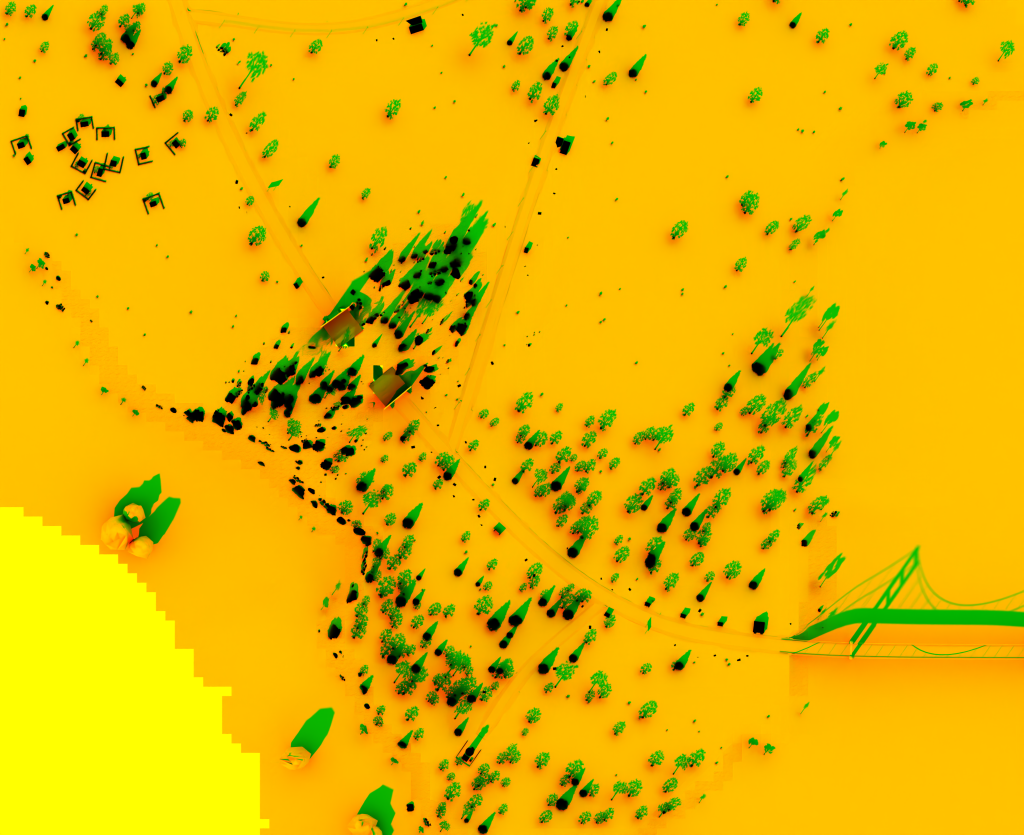
#> input picture godot/assets/bake_coast.png, 2048 x 1669 px (shown at 1/2 size)
$ python lite.py ../../godot/assets/livery_digits.png
#> lines starting #> are read from the running program, lines starting #| are printed output that depends on the picture
"""Lite build (smaller download for older phones): every picture over 512 px in godot/assets is halved (a quarter of
the memory and download), and godot/lite.cfg makes the game start on LOW graphics. Run on a copy of the project in CI.
usage: python3 lite.py <godot dir>"""
import os, sys
from PIL import Image
G = sys.argv[1]; KEEP = ('livery_digits.png', 'minimap.png', 'icon.png'); n = 0; saved = 0
for root, _, files in os.walk(os.path.join(G, 'assets')):
    for f in files:
        if not f.lower().endswith(('.png', '.jpg', '.jpeg')) or f in KEEP: continue
        p = os.path.join(root, f); im = Image.open(p)
#> further down, im is the input picture: PIL image 2048x1669 RGB; mean R, G, B 232.9, 182.4, 0
        if max(im.size) <= 512: continue
        b = os.path.getsize(p); im = im.resize((max(1, im.size[0] // 2), max(1, im.size[1] // 2)), Image.LANCZOS)
#> after `im = im.resize((max(1, im.size[0] // 2), max(1, im.size[1] // 2)), Ima`:
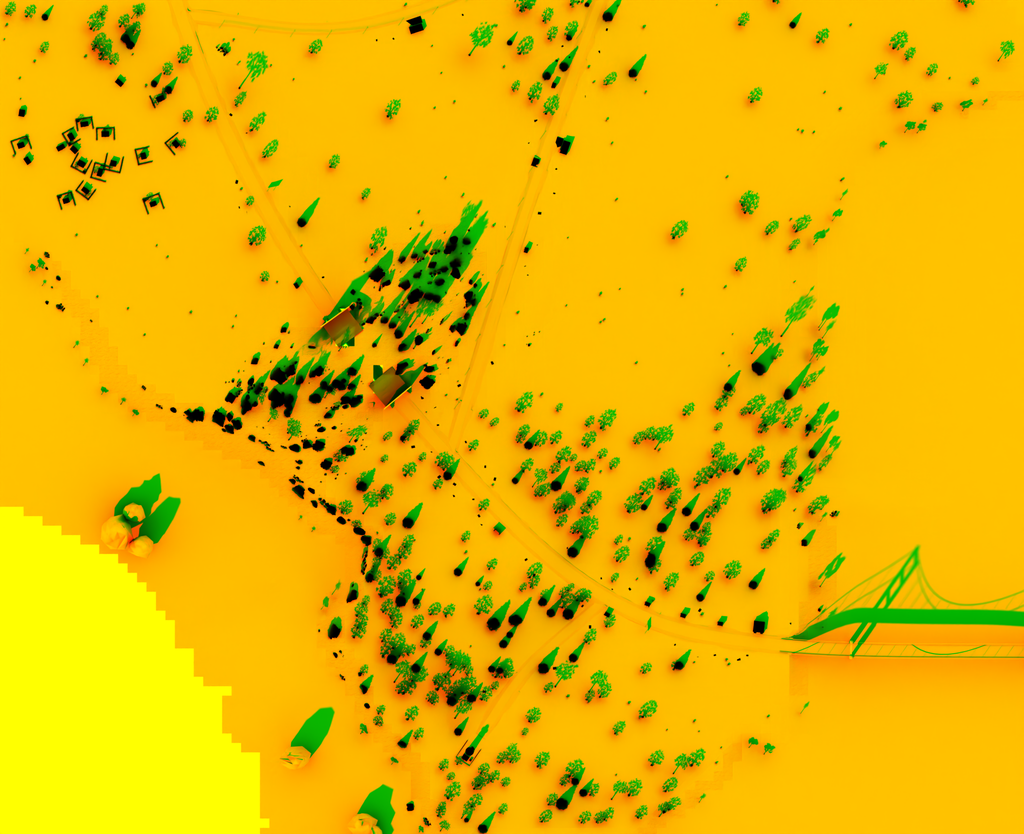
#> im: PIL image 1024x834 RGB; mean R, G, B 232.9, 182.4, 0
        if f.lower().endswith('.png'): im.save(p, optimize=True)
        else: im.convert('RGB').save(p, quality=88)
        n += 1; saved += b - os.path.getsize(p)
open(os.path.join(G, 'lite.cfg'), 'w').write('[lite]\nlevel=0\n')
print('lite: %d pictures halved, %.1f MB smaller on disk' % (n, saved / 1048576))
